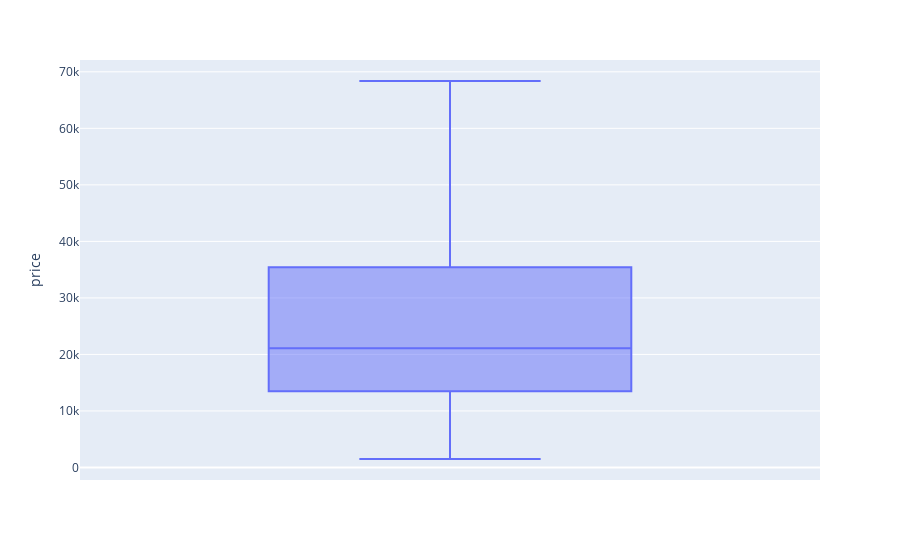

The notebook cell saved with this chart:
### Code cell
#Ejecutamos fix_price_outliers y mostramos el boxplot
df_cleaned = fix_price_outliers(df)
df = df_cleaned
fig = px.box(df,y='price')
fig.show()

### Figure 1 — Plotly figure (JSON) as saved in the notebook; plotly's stock layout.template omitted (floating-point values rounded to 4 significant figures; data arrays with more than 128 entries replaced by an {"elided": "..."} marker saying what was removed)
{"data": [{"alignmentgroup": "True", "hovertemplate": "price=%{y}<extra></extra>", "legendgroup": "", "marker": {"color": "#636efa"}, "name": "", "notched": false, "offsetgroup": "", "orientation": "v", "showlegend": false, "type": "box", "x0": " ", "xaxis": "x", "y": {"elided": "13725 float values"}, "y0": " ", "yaxis": "y"}], "layout": {"boxmode": "group", "legend": {"tracegroupgap": 0}, "margin": {"t": 60}, "xaxis": {"anchor": "y", "domain": [0, 1]}, "yaxis": {"anchor": "x", "domain": [0, 1], "title": {"text": "price"}}}}
